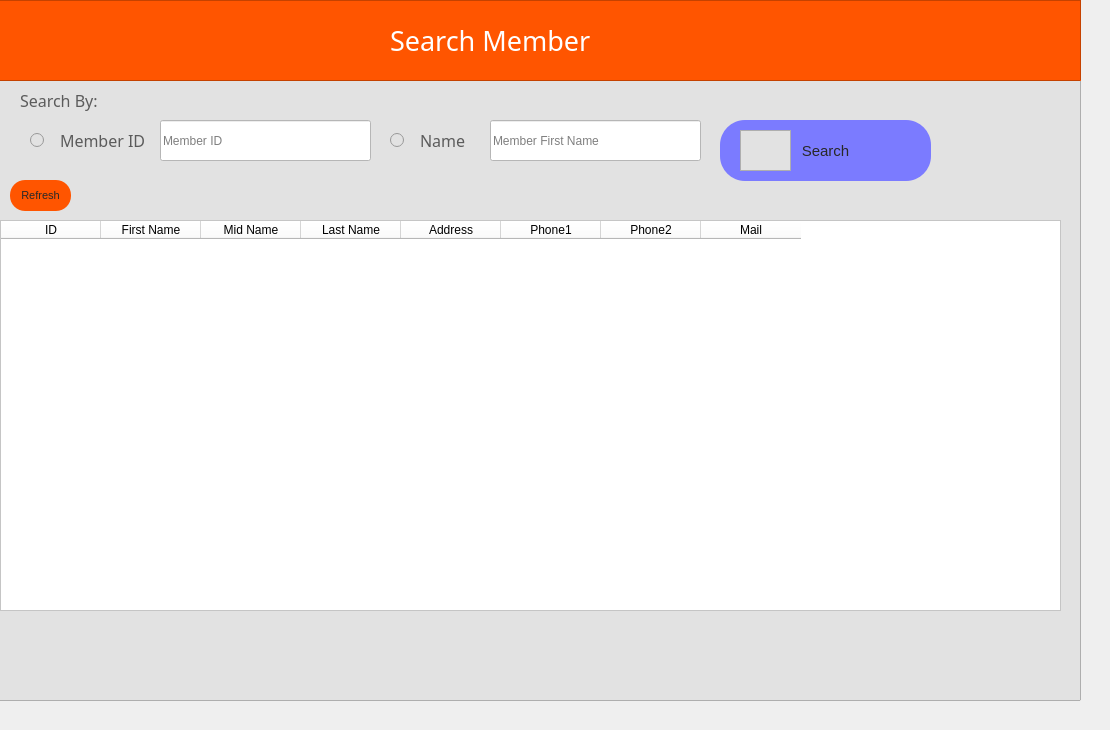
      <widget class="QWidget" name="tab_23">
       <attribute name="icon">
        <iconset resource="icons.qrc">
         <normaloff>:/icons/members.png</normaloff>:/icons/members.png</iconset>
       </attribute>
       <attribute name="title">
        <string>All Members</string>
       </attribute>
       <widget class="QFrame" name="frame_116">
        <property name="geometry">
         <rect>
          <x>-20</x>
          <y>-20</y>
          <width>1101</width>
          <height>721</height>
         </rect>
        </property>
        <property name="styleSheet">
         <string notr="true">background-color: rgb(226, 226, 226);</string>
        </property>
        <property name="frameShape">
         <enum>QFrame::StyledPanel</enum>
        </property>
        <property name="frameShadow">
         <enum>QFrame::Raised</enum>
        </property>
        <widget class="QLineEdit" name="mem_id_table">
         <property name="geometry">
          <rect>
           <x>180</x>
           <y>140</y>
           <width>211</width>
           <height>41</height>
          </rect>
         </property>
         <property name="styleSheet">
          <string notr="true">background-color: rgb(255, 255, 255);</string>
         </property>
         <property name="placeholderText">
          <string>Member ID</string>
         </property>
        </widget>
        <widget class="QLineEdit" name="mem_name_table">
         <property name="geometry">
          <rect>
           <x>510</x>
           <y>140</y>
           <width>211</width>
           <height>41</height>
          </rect>
         </property>
         <property name="styleSheet">
          <string notr="true">
background-color: rgb(255, 255, 255);</string>
         </property>
         <property name="placeholderText">
          <string>Member First Name</string>
         </property>
        </widget>
        <widget class="QLabel" name="label_140">
         <property name="geometry">
          <rect>
           <x>80</x>
           <y>150</y>
           <width>91</width>
           <height>21</height>
          </rect>
         </property>
         <property name="font">
          <font>
           <family>Impact</family>
           <pointsize>12</pointsize>
          </font>
         </property>
         <property name="styleSheet">
          <string notr="true">color: rgb(91, 91, 91);</string>
         </property>
         <property name="text">
          <string>Member ID</string>
         </property>
        </widget>
        <widget class="QLabel" name="label_141">
         <property name="geometry">
          <rect>
           <x>440</x>
           <y>150</y>
           <width>91</width>
           <height>21</height>
          </rect>
         </property>
         <property name="font">
          <font>
           <family>Impact</family>
           <pointsize>12</pointsize>
          </font>
         </property>
         <property name="styleSheet">
          <string notr="true">color: rgb(91, 91, 91);</string>
         </property>
         <property name="text">
          <string>Name</string>
         </property>
        </widget>
        <widget class="QPushButton" name="mem_table_search">
         <property name="geometry">
          <rect>
           <x>740</x>
           <y>140</y>
           <width>211</width>
           <height>61</height>
          </rect>
         </property>
         <property name="font">
          <font>
           <pointsize>11</pointsize>
          </font>
         </property>
         <property name="styleSheet">
          <string notr="true">QPushButton {
color: rgb(40, 40, 40);
  border-radius: 25px;
	background-color: rgb(123, 123, 255);
}

QPushButton:hover {
background-color: rgb(123, 123, 255);
background-color: rgb(255, 85, 0);


}
</string>
         </property>
         <property name="text">
          <string>Search</string>
         </property>
        </widget>
        <widget class="QFrame" name="frame_117">
         <property name="geometry">
          <rect>
           <x>760</x>
           <y>150</y>
           <width>51</width>
           <height>41</height>
          </rect>
         </property>
         <property name="styleSheet">
          <string notr="true">background-color: rgb(255, 85, 0 / 0%);
image: url(:/newPrefix/icons/search.png);</string>
         </property>
         <property name="frameShape">
          <enum>QFrame::StyledPanel</enum>
         </property>
         <property name="frameShadow">
          <enum>QFrame::Raised</enum>
         </property>
        </widget>
        <widget class="QTableWidget" name="all_mem_Table">
         <property name="geometry">
          <rect>
           <x>20</x>
           <y>240</y>
           <width>1061</width>
           <height>391</height>
          </rect>
         </property>
         <property name="styleSheet">
          <string notr="true">background-color: rgb(255, 255, 255);</string>
         </property>
         <column>
          <property name="text">
           <string>ID</string>
          </property>
         </column>
         <column>
          <property name="text">
           <string>First Name</string>
          </property>
         </column>
         <column>
          <property name="text">
           <string>Mid Name</string>
          </property>
         </column>
         <column>
          <property name="text">
           <string>Last Name</string>
          </property>
         </column>
         <column>
          <property name="text">
           <string>Address</string>
          </property>
         </column>
         <column>
          <property name="text">
           <string>Phone1</string>
          </property>
         </column>
         <column>
          <property name="text">
           <string>Phone2</string>
          </property>
         </column>
         <column>
          <property name="text">
           <string>Mail</string>
          </property>
         </column>
        </widget>
        <widget class="QPushButton" name="mem_table_refresh">
         <property name="geometry">
          <rect>
           <x>30</x>
           <y>200</y>
           <width>61</width>
           <height>31</height>
          </rect>
         </property>
         <property name="font">
          <font>
           <pointsize>8</pointsize>
          </font>
         </property>
         <property name="styleSheet">
          <string notr="true">QPushButton {
color: rgb(40, 40, 40);
  border-radius: 15px;
	background-color: rgb(255, 85, 0);
}

QPushButton:hover {
background-color: rgb(123, 123, 255);

background-color: rgb(123, 123, 255);

}
</string>
         </property>
         <property name="text">
          <string>Refresh</string>
         </property>
        </widget>
        <widget class="QRadioButton" name="mem_id_radioButton">
         <property name="geometry">
          <rect>
           <x>50</x>
           <y>150</y>
           <width>95</width>
           <height>20</height>
          </rect>
         </property>
         <property name="text">
          <string/>
         </property>
        </widget>
        <widget class="QRadioButton" name="mem_name_radioButton">
         <property name="geometry">
          <rect>
           <x>410</x>
           <y>150</y>
           <width>95</width>
           <height>20</height>
          </rect>
         </property>
         <property name="text">
          <string/>
         </property>
        </widget>
        <widget class="QLabel" name="label_144">
         <property name="geometry">
          <rect>
           <x>40</x>
           <y>110</y>
           <width>91</width>
           <height>21</height>
          </rect>
         </property>
         <property name="font">
          <font>
           <family>Impact</family>
           <pointsize>12</pointsize>
          </font>
         </property>
         <property name="styleSheet">
          <string notr="true">color: rgb(91, 91, 91);</string>
         </property>
         <property name="text">
          <string>Search By:</string>
         </property>
        </widget>
        <widget class="QLabel" name="error_memtable">
         <property name="geometry">
          <rect>
           <x>360</x>
           <y>200</y>
           <width>191</width>
           <height>31</height>
          </rect>
         </property>
         <property name="font">
          <font>
           <pointsize>9</pointsize>
          </font>
         </property>
         <property name="styleSheet">
          <string notr="true">color: rgb(255, 0, 0);</string>
         </property>
         <property name="text">
          <string/>
         </property>
        </widget>
        <zorder>mem_name_radioButton</zorder>
        <zorder>mem_id_radioButton</zorder>
        <zorder>label_141</zorder>
        <zorder>mem_id_table</zorder>
        <zorder>mem_name_table</zorder>
        <zorder>label_140</zorder>
        <zorder>mem_table_search</zorder>
        <zorder>frame_117</zorder>
        <zorder>all_mem_Table</zorder>
        <zorder>mem_table_refresh</zorder>
        <zorder>label_144</zorder>
        <zorder>error_memtable</zorder>
       </widget>
       <widget class="QFrame" name="frame_118">
        <property name="geometry">
         <rect>
          <x>-10</x>
          <y>0</y>
          <width>1091</width>
          <height>81</height>
         </rect>
        </property>
        <property name="styleSheet">
         <string notr="true">background-color: rgb(255, 85, 0);</string>
        </property>
        <property name="frameShape">
         <enum>QFrame::StyledPanel</enum>
        </property>
        <property name="frameShadow">
         <enum>QFrame::Raised</enum>
        </property>
        <widget class="QLabel" name="label_143">
         <property name="geometry">
          <rect>
           <x>400</x>
           <y>20</y>
           <width>511</width>
           <height>41</height>
          </rect>
         </property>
         <property name="font">
          <font>
           <family>hooge 05_55</family>
           <pointsize>20</pointsize>
          </font>
         </property>
         <property name="styleSheet">
          <string notr="true">color: rgb(255, 255, 255);</string>
         </property>
         <property name="text">
          <string>Search Member</string>
         </property>
        </widget>
       </widget>
      </widget>
